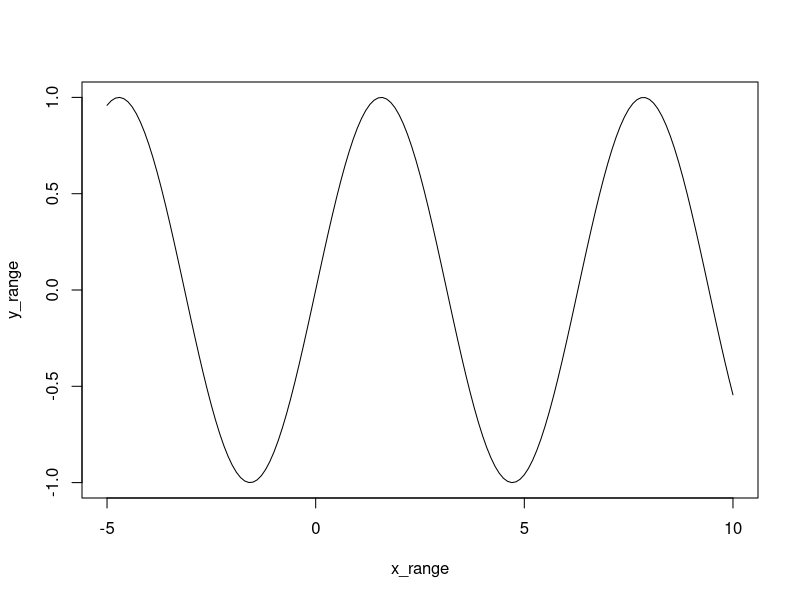

The R source for this figure:
## ---- chunk 1
knitr::opts_chunk$set(echo = TRUE)
## ---- chunk 2
n <- 10:49
length(n)
n_plus_1 <- n + 1
m <- seq(10,1)
n - m 

## ---- chunk 3
x_range <- seq(-5, 10, by = 0.1)
x_range
sin_wave <- sin(x_range)
y_range <- sin_wave
y_range
plot(x_range, y_range, type = "l")

## ---- chunk 4
first_nums <- 40:50
next_nums <- seq(51,60)
nums <- c(first_nums, next_nums)
nums[7]
nums[5:8]
first_last <- c(nums[1:3], nums[(length(nums)-2):length(nums)])

## ---- chunk 5
x <- c(3.2, NA, 4.1, 5.0, NA, 2.8)
is.na(x)
x_no_na <- x[!is.na(x)]
mean_val <- mean(x_no_na)
mean_val
x[is.na(x)] <- mean_val

## ---- chunk 6

## ---- chunk 7

## ---- chunk 8

## ---- chunk 9


## ---- chunk 10
# Your one-roll function goes here

## ---- chunk 11


## ---- chunk 12
# Your "cheating" function goes here
